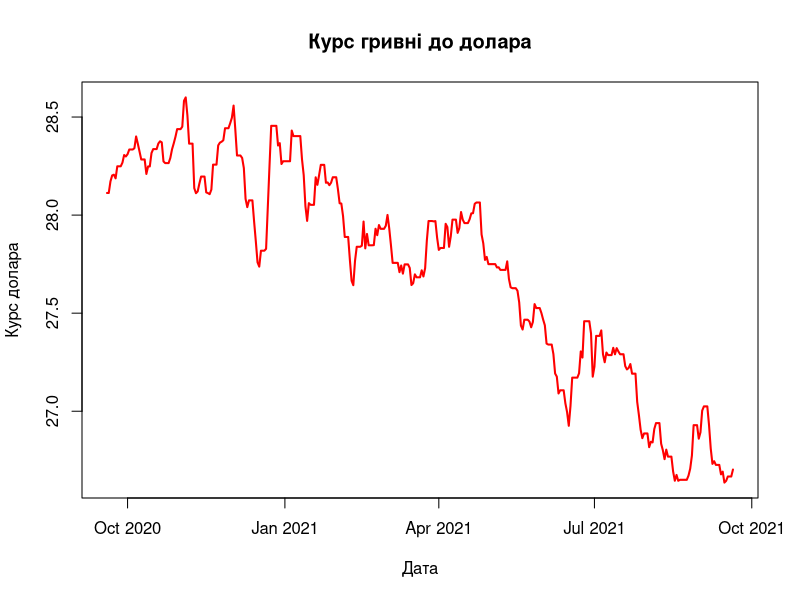
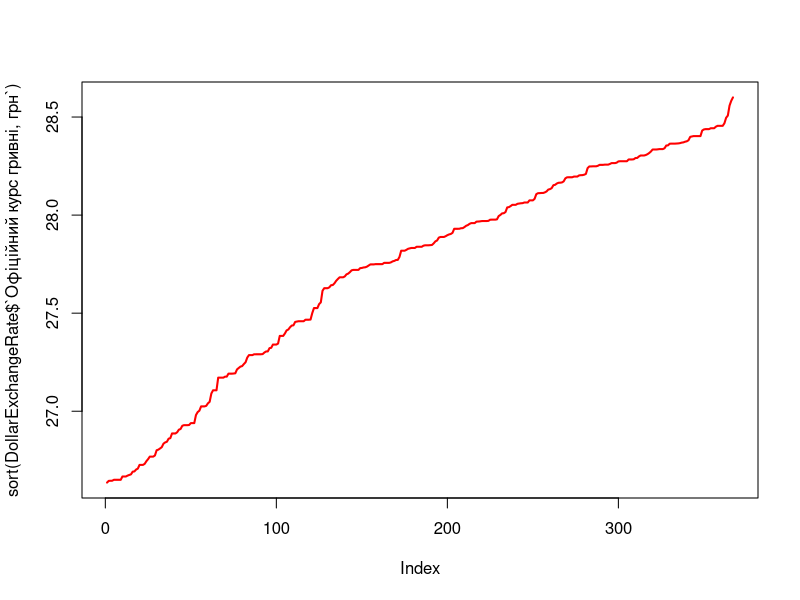

Write the R code that produced these figures, in order.
cat("\014") 

setwd("D:/Business/Study/Univ/3_course/1_semester/Data science/Lab_1/")
library(readxl)
ExchangeRate_UAH =  read_excel("ExchangeRate_UAH.xlsx", 
                               col_types = c("text", "skip", "skip", 
                                             "text", "skip", "text", "numeric"))

DollarExchangeRate = ExchangeRate_UAH[ExchangeRate_UAH$`Код літерний` == 'USD',]
EuroExchangeRate = ExchangeRate_UAH[ExchangeRate_UAH$`Код літерний` == 'EUR',]


ExchangeRate_UAH$Дата = as.Date(ExchangeRate_UAH$Дата , "%d.%m.%Y")
DollarExchangeRate$Дата = as.Date(DollarExchangeRate$Дата , "%d.%m.%Y")
EuroExchangeRate$Дата = as.Date(EuroExchangeRate$Дата , "%d.%m.%Y")


plot(DollarExchangeRate$Дата , DollarExchangeRate$`Офіційний курс гривні, грн` , type = 'l' , col='red' , lwd = 2 , xlab = 'Дата' , ylab = 'Курс долара' , main = 'Курс гривні до долара')
plot(sort(DollarExchangeRate$`Офіційний курс гривні, грн`) , type = 'l' , col='red' , lwd = 2)



